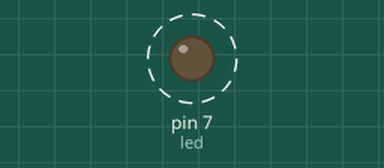
This sketch was run on a simulated Arduino Uno, built with avr-gcc and run on an emulated ATmega328P. Parts: output pins drawn as LEDs (lit = HIGH). Dashed ring = blinking. No radio packets arrive unless stated; what the sketch prints to the serial monitor is not drawn.

Above: at 1.2 s.
Timing chart, 0 to 5.0 s (numbered marks = the images above):
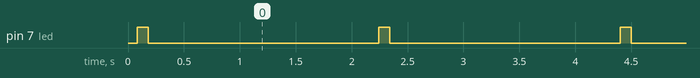

The sketch:

LoRaSenderWithLedBlink.ino
```cpp
#include <SPI.h>
#include <LoRa.h>

int counter = 0;
int led = 7;
void setup() {
  Serial.begin(9600);
  while (!Serial);
  pinMode(led, OUTPUT);

  Serial.println("LoRa Sender");

  if (!LoRa.begin(433E6)) {
    Serial.println("Starting LoRa failed!");
    while (1);
  }
}

void loop() {
  Serial.print("Sending packet to Raspberry Pi: ");
  Serial.println(counter);

  // send packet
  LoRa.beginPacket();
  LoRa.print("I am arduino ");
  LoRa.print(counter);
  LoRa.endPacket();
  digitalWrite(led, HIGH);
  delay(100);
  digitalWrite(led,LOW);

  counter++;

  delay(2000);
}
```

Measured:
- by itself, pin 7 (led): alternates HIGH for 0.10 s and LOW for 2.1 s
